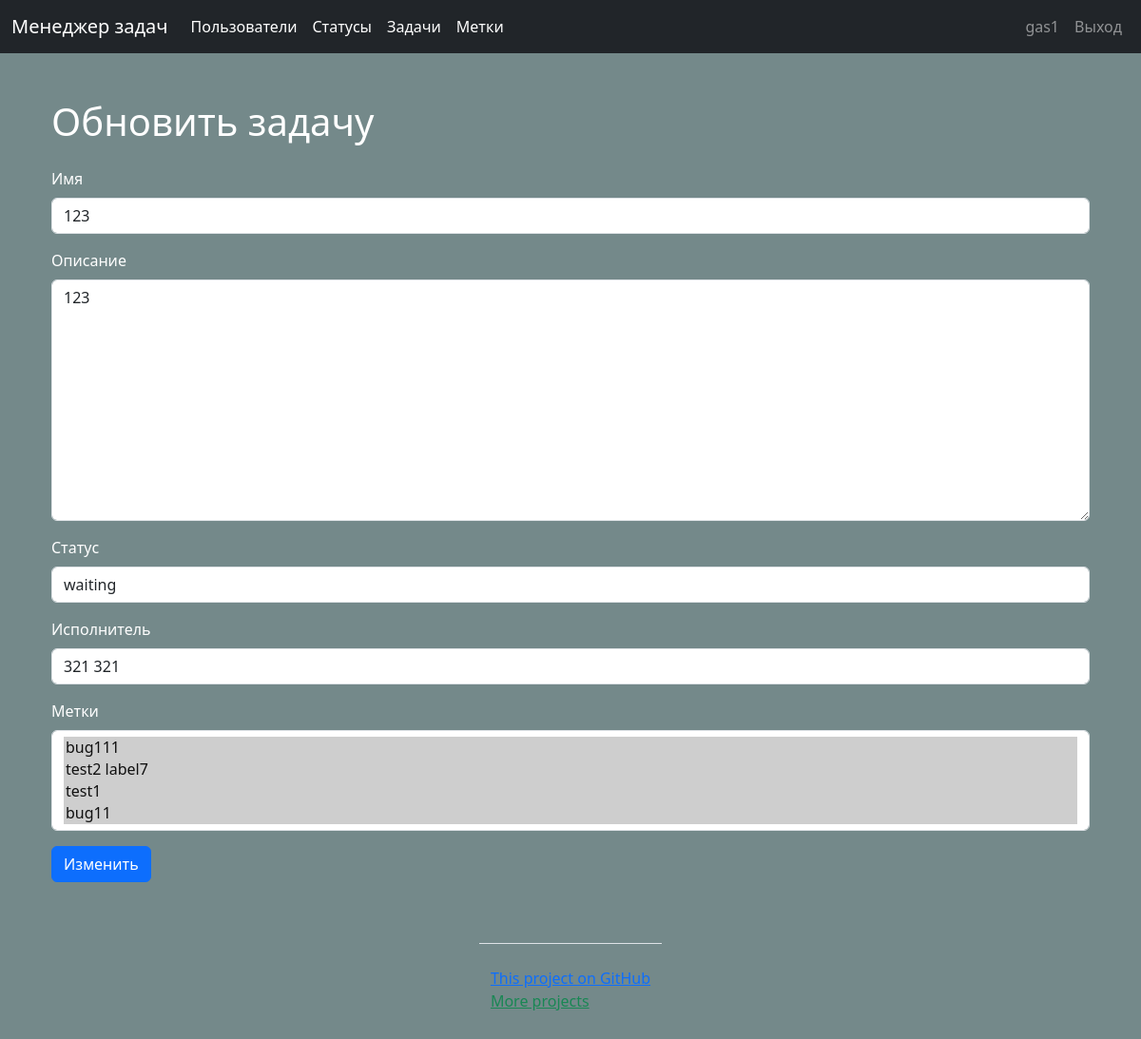
The app's page /tasks/11/update/ (signed in), older data.
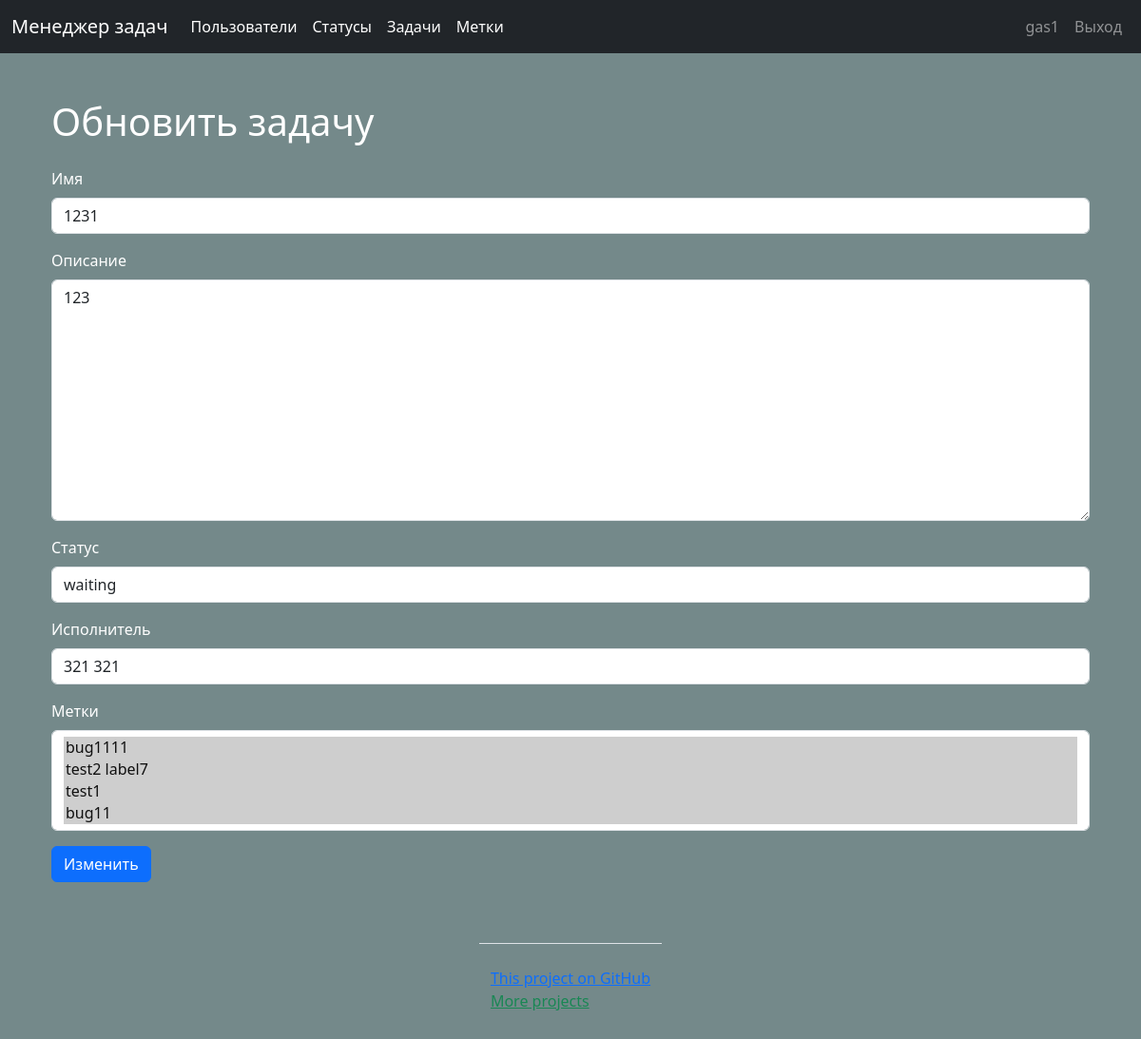
The same page, newer data.
### tasks/models.py (models this page shows, shortened)
class Task(models.Model):
    name = models.CharField(max_length=250, unique=True, verbose_name=_('Task name'))
    description = models.TextField(max_length=300, blank=True, verbose_name=_('Description'))
    status = models.ForeignKey(Status, on_delete=models.PROTECT, null=True,
                               verbose_name=_('Status'))
    executor = models.ForeignKey(Users, on_delete=models.PROTECT, verbose_name=_('Executor'))
    author = models.ForeignKey(Users, related_name='author', on_delete=models.PROTECT,
                               verbose_name=_('Author'), default='2')
    labels = models.ManyToManyField(Labels, through='TaskLabel', blank=True,
                                    verbose_name=_('Labels'))
    created_at = models.DateTimeField(auto_now_add=True, null=True)
    update_at = models.DateTimeField(auto_now=True, null=True)
    class Meta:
        verbose_name = _("=Task=")
        verbose_name_plural = _("=Tasks=")
        ordering = ['-created_at']

### statuses/models.py (models this page shows)
class Status(models.Model):
    name = models.CharField(max_length=250, verbose_name=_('name'))
    created_at = models.DateTimeField(auto_now_add=True, null=True)
    update_at = models.DateTimeField(auto_now=True, null=True)
    def __str__(self):
        return self.name
    class Meta:
        verbose_name = _("=Status=")
        verbose_name_plural = _("=Statuses=")
        ordering = ['-created_at']

### tasks/views.py (the view)
# urls.py: path('<int:pk>/update/', UpdateTaskView.as_view(), name='update_task'),
class UpdateTaskView(SuccessMessageMixin, LoginAuthMixin, TaskMixin,
                     UpdateView):  # modelname_form.html
    success_message = _('Task successfully changed')
    extra_context = {'title': _('Update task'), 'btn': _('Update')}

### labels/models.py (called while the page is built)
    def __str__(self):
        return self.name

### task_manager/mixins.py (called while the page is built)
    def dispatch(self, request, *args, **kwargs):
        if not request.user.is_authenticated:
            messages.error(self.request, _('You are not authorized! Please sign in.'))
            return redirect('user_login')
        return super().dispatch(request, *args, **kwargs)

### users/models.py (called while the page is built)
    def __str__(self):
        return self.get_full_name()

### task_manager/templates/tasks/task_form.html (shortened to what this page needs)
{% extends 'base.html' %}
{% load bootstrap4 %}
{% load i18n %}
{% block content %}
<div class="container wrapper flex-grow-1">
    <h1 class="my-4">{{ title }}</h1>
    <form action="" method="post">
        {% bootstrap_form form %}
        <div class="form-group">
            <input class="btn btn-primary" type="submit" value="{{ btn }}">
        </div>
    </form>
</div>
{% endblock %}

Row changes from the older to the newer data that the page shows:
changed Task "waiting": name "123" → "1231"
Text that changed along with them:
form field labels: "bug111 ☑ / test2 label7 ☑ / test1 ☑ / bug11 ☑" → "bug1111 ☑ / test2 label7 ☑ / test1 ☑ / bug11 ☑"
